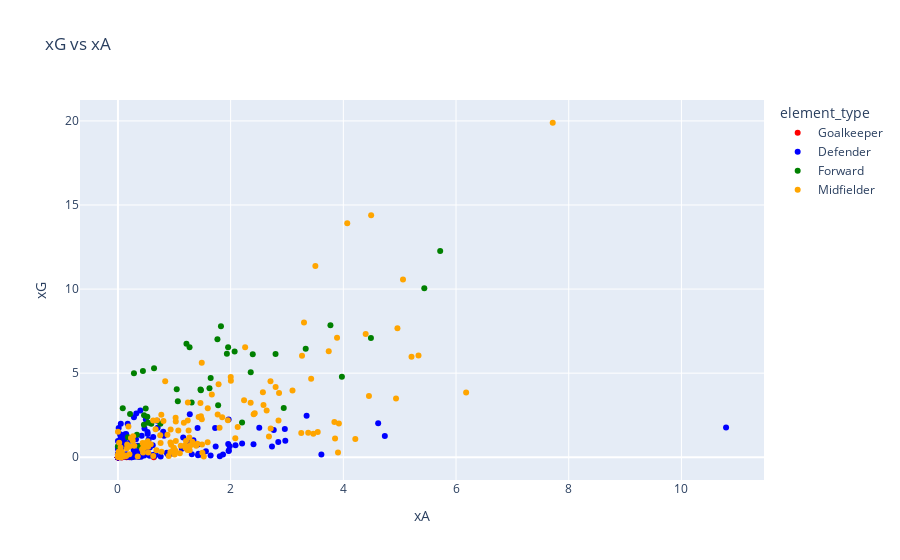

Notebook cell for this chart:
### Code cell
px.scatter(df, 
           x='xA', y='xG',
           color='element_type',
           color_discrete_map=position_colors,
           hover_data= ['player_name'],
           title='xG vs xA'
              )

#sns.scatterplot(x = df['xA'], y = df['xG'], hue=df['element_type'], palette=position_colors)

### Figure 1 — Plotly figure (JSON) as saved in the notebook; plotly's stock layout.template omitted (floating-point values rounded to 4 significant figures; data arrays with more than 128 entries replaced by an {"elided": "..."} marker saying what was removed)
{"data": [{"customdata": [["Bernd Leno"], ["Aaron Ramsdale"], ["Álvaro Fernández"], ["Jonas Lössl"], ["Jason Steele"], ["Robert Sánchez"], ["Nick Pope"], ["Wayne Hennessey"], ["Edouard Mendy"], ["Vicente Guaita"], ["Jack Butland"], ["Jordan Pickford"], ["Kasper Schmeichel"], ["Illan Meslier"], ["Caoimhin Kelleher"], ["Zack Steffen"], ["David de Gea"], ["Karl Darlow"], ["Martin Dubravka"], ["Tim Krul"], ["Angus Gunn"], ["Fraser Forster"], ["Willy Caballero"], ["Hugo Lloris"], ["Ben Foster"], ["Daniel Bachmann"], ["Lukasz Fabianski"], ["Alphonse Areola"]], "hovertemplate": "element_type=Goalkeeper<br>xA=%{x}<br>xG=%{y}<br>player_name=%{customdata[0]}<extra></extra>", "legendgroup": "Goalkeeper", "marker": {"color": "red", "symbol": "circle"}, "mode": "markers", "name": "Goalkeeper", "orientation": "v", "showlegend": true, "type": "scatter", "x": [0, 0, 0, 0, 0, 0.6362, 0.07061, 0.1528, 0, 0, 0, 0.0771, 0.01587, 0, 0, 0, 0, 0, 0, 0, 0, 0, 0, 0.2063, 0.06759, 0, 0, 0], "xaxis": "x", "y": [0, 0, 0, 0, 0, 0, 0, 0, 0, 0, 0, 0, 0, 0, 0, 0, 0, 0, 0, 0, 0, 0, 0, 0, 0, 0, 0, 0], "yaxis": "y"}, {"customdata": {"elided": "132x1 str values"}, "hovertemplate": "element_type=Defender<br>xA=%{x}<br>xG=%{y}<br>player_name=%{customdata[0]}<extra></extra>", "legendgroup": "Defender", "marker": {"color": "blue", "symbol": "circle"}, "mode": "markers", "name": "Defender", "orientation": "v", "showlegend": true, "type": "scatter", "x": {"elided": "132 float values"}, "xaxis": "x", "y": {"elided": "132 float values"}, "yaxis": "y"}, {"customdata": [["Alexandre Lacazette"], ["Ollie Watkins"], ["Danny Ings"], ["Ivan Toney"], ["Neal Maupay"], ["Danny Welbeck"], ["Jay Rodriguez"], ["Ashley Barnes"], ["Matej Vydra"], ["Wout Weghorst"], ["Timo Werner"], ["Romelu Lukaku"], ["Christian Benteke"], ["Jordan Ayew"], ["Jean-Philippe Mateta"], ["Odsonne Edouard"], ["Dominic Calvert-Lewin"], ["Salomón Rondón"], ["Jamie Vardy"], ["Kelechi Iheanacho"], ["Patson Daka"], ["Patrick Bamford"], ["Joe Gelhardt"], ["Roberto Firmino"], ["Edinson Cavani"], ["Chris Wood"], ["Callum Wilson"], ["Allan Saint-Maximin"], ["Teemu Pukki"], ["Adam Idah"], ["Joshua Sargent"], ["Che Adams"], ["Armando Broja"], ["Shane Long"], ["Adam Armstrong"], ["Harry Kane"], ["Emmanuel Dennis"], ["Joshua King"], ["Michail Antonio"], ["Raúl Jiménez"], ["Fabio Silva"], ["Hee-Chan Hwang"]], "hovertemplate": "element_type=Forward<br>xA=%{x}<br>xG=%{y}<br>player_name=%{customdata[0]}<extra></extra>", "legendgroup": "Forward", "marker": {"color": "Green", "symbol": "circle"}, "mode": "markers", "name": "Forward", "orientation": "v", "showlegend": true, "type": "scatter", "x": [2.797, 1.828, 1.043, 4.49, 1.955, 0.2148, 1.778, 0.3867, 0.1782, 0.7531, 0.0854, 2.356, 1.646, 2.942, 0.4921, 1.933, 0.284, 0.5214, 1.271, 2.203, 1.465, 0.4632, 0.5918, 1.472, 1.063, 1.216, 0.4432, 3.975, 1.765, 0.4609, 0.5363, 2.07, 0.6406, 0, 1.625, 5.719, 3.332, 3.771, 5.437, 2.392, 0.3367, 1.308], "xaxis": "x", "y": [6.137, 7.792, 4.042, 7.096, 6.539, 2.573, 3.098, 0.6575, 1.193, 1.998, 2.909, 5.051, 4.719, 2.932, 2.904, 6.155, 5.0, 2.412, 6.539, 2.062, 4.031, 2.502, 1.991, 3.983, 3.328, 6.746, 5.127, 4.783, 7.012, 1.929, 2.044, 6.294, 5.295, 0.6536, 4.097, 12.27, 6.455, 7.843, 10.04, 6.125, 1.342, 3.255], "yaxis": "y"}, {"customdata": {"elided": "143x1 str values"}, "hovertemplate": "element_type=Midfielder<br>xA=%{x}<br>xG=%{y}<br>player_name=%{customdata[0]}<extra></extra>", "legendgroup": "Midfielder", "marker": {"color": "Orange", "symbol": "circle"}, "mode": "markers", "name": "Midfielder", "orientation": "v", "showlegend": true, "type": "scatter", "x": {"elided": "143 float values"}, "xaxis": "x", "y": {"elided": "143 float values"}, "yaxis": "y"}], "layout": {"legend": {"title": {"text": "element_type"}, "tracegroupgap": 0}, "title": {"text": "xG vs xA"}, "xaxis": {"anchor": "y", "domain": [0, 1], "title": {"text": "xA"}}, "yaxis": {"anchor": "x", "domain": [0, 1], "title": {"text": "xG"}}}}
